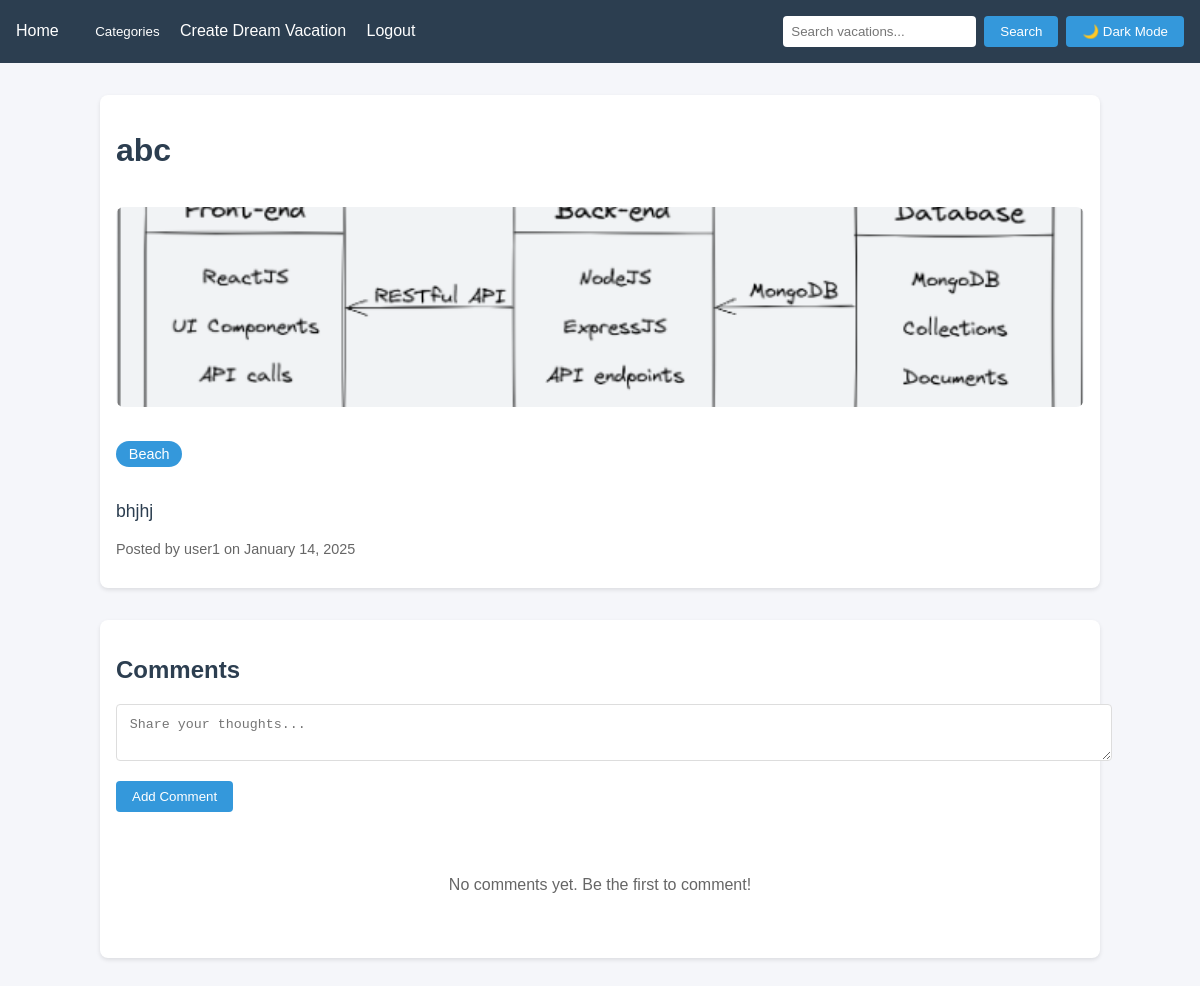
/vacation/6/ (signed in), run on the app's committed database.
### vacations/models.py (models this page shows, shortened)
class DreamVacation(models.Model):
    title = models.CharField(max_length=200)
    description = models.TextField()
    category = models.ForeignKey(Category, on_delete=models.CASCADE)
    image = models.ImageField(upload_to='vacation_images/')
    created_at = models.DateTimeField(auto_now_add=True)
    user = models.ForeignKey(User, on_delete=models.CASCADE)

class Category(models.Model):
    name = models.CharField(max_length=100)
    slug = models.SlugField(unique=True)
    class Meta:
        verbose_name_plural = "Categories"

### vacations/views.py (the view)
# urls.py: path('vacation/<int:pk>/', views.vacation_detail, name='vacation_detail'),
@login_required
def vacation_detail(request, pk):
    vacation = get_object_or_404(DreamVacation, pk=pk)
    return render(request, 'vacation_detail.html', {
        'vacation': vacation
    })

### templates/vacation_detail.html (shortened to what this page needs)
{% extends 'base.html' %}
{% block content %}
<div class="vacation-detail">
    <div class="vacation-header card">
        <h1>{{ vacation.title }}</h1>
        <img src="{{ vacation.image.url }}" alt="{{ vacation.title }}" class="vacation-image">
        <div class="vacation-info">
            <p class="category-badge">{{ vacation.category.name }}</p>
            <p class="description">{{ vacation.description }}</p>
            <p class="meta">
                Posted by {{ vacation.user.username }} on {{ vacation.created_at|date:"F j, Y" }}
            </p>
        </div>
    </div>
    <div class="comments-section card">
        <h2>Comments</h2>
        <form id="comment-form" class="comment-form">
            <textarea id="comment-content" placeholder="Share your thoughts..." required></textarea>
            <button type="button" onclick="addComment({{ vacation.pk }})" class="button">
                Add Comment
            </button>
        </form>
        <div id="comments-container" class="comments-list">
            {% for comment in vacation.comments.all %}
                <div class="comment card">
                    <p>{{ comment.content }}</p>
                    <div class="comment-meta">
                        <span>By: {{ comment.user.username }}</span>
                        <span>Posted: {{ comment.created_at|date:"F j, Y" }}</span>
                    </div>
                    <button onclick="upvoteComment({{comment.id}})" class="button upvote-button">
                        Upvote (<span id="upvotes-{{ comment.id }}">{{ comment.upvotes }}</span>)
                    </button>
                </div>
            {% empty %}
                <p class="no-comments">No comments yet. Be the first to comment!</p>
            {% endfor %}
        </div>
    </div>
</div>
{% endblock %}

### templates/base.html (style rules this page uses)
:root { --primary-color: #2c3e50; --secondary-color: #3498db; --background-color: #f5f6fa; --text-color: #2c3e50; --card-bg: #ffffff; --dropdown-bg: #ffffff; }
body { margin: 0; padding: 0; font-family: Arial, sans-serif; background-color: var(--background-color); color: var(--text-color); transition: background-color 0.3s, color 0.3s; }
.card { background: var(--card-bg); border-radius: 8px; box-shadow: 0 2px 4px rgba(0,0,0,0.1); padding: 1rem; margin-bottom: 1rem; transition: background 0.3s, color 0.3s; }
.button { background-color: var(--secondary-color); color: white; padding: 0.5rem 1rem; border: none; border-radius: 4px; cursor: pointer; transition: opacity 0.3s; }
.vacation-image { width: 100%; height: 200px; object-fit: cover; }

### templates/vacation_detail.html (style rules this page uses)
.vacation-detail { max-width: 1000px; margin: 0 auto; }
.vacation-header { margin-bottom: 2rem; }
.vacation-image { width: 100%; max-height: 500px; object-fit: cover; border-radius: 8px; margin: 1rem 0; }
.category-badge { display: inline-block; background-color: var(--secondary-color); color: white; padding: 0.3rem 0.8rem; border-radius: 20px; font-size: 0.9rem; }
.description { font-size: 1.1rem; line-height: 1.6; margin: 1rem 0; }
.meta { color: #666; font-size: 0.9rem; }
.comments-section { margin-top: 2rem; }
.comment-form { margin-bottom: 2rem; }
.comment-form textarea { width: 100%; padding: 0.8rem; border: 1px solid #ddd; border-radius: 4px; margin-bottom: 1rem; resize: vertical; }
.no-comments { text-align: center; padding: 2rem; color: #666; }

### data on the page
DreamVacation: title "abc", image (picture), category.name "Beach", description "bhjhj", user.username "user1", created_at "January 14, 2025"
